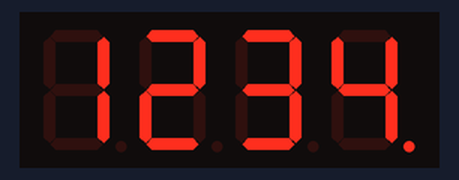
Recording of a sketch running on a simulated Arduino Uno, built with avr-gcc and run on an emulated ATmega328P. Shown: 4-digit seven-segment display.

Above: at 0.15 s.
At 1.05 s:
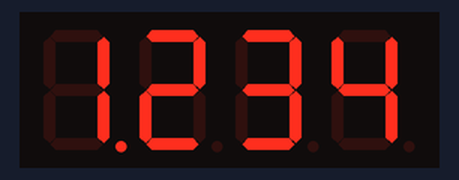

The sketch:

4digt-2.ino
```cpp
/*
testWholeDisplay.ino
-test each segment in the display
-a simple example using Dean Reading's SevSeg library to light up all 4 digits plus the 4 decimal points on a 4 digit display
-the purpose of this example is to ensure you have the wires all hooked up right for every segment and digit, and to troubleshoot the display and wiring
 to ensure *every* segment and period lights up
By Gabriel Staples
Website: http://www.ElectricRCAircraftGuy.com
My contact info is available by clicking the "Contact Me" tab at the top of my website.
Written: 1 Oct. 2015
Last Updated: 1 Oct. 2015
*/

/*
LICENSING:
-this *example file* only is modified from Dean Reading's original example, and is in the public domain.
Dean Reading's SevSeg library is as follows:
Copyright 2020 Dean Reading
MIT License
*/

#include <SevSeg.h>

SevSeg sevseg; //Instantiate a seven segment controller object

void setup()
{
  byte numDigits = 4;
  byte digitPins[] = {10,11,12,13};
  byte segmentPins[] = {9, 2, 3, 5, 6, 8, 7, 4};

  sevseg.begin(COMMON_ANODE, numDigits, digitPins, segmentPins);
  sevseg.setBrightness(10); //Note: 100 brightness simply corresponds to a delay of 2000us after lighting each segment. A brightness of 0
                            //is a delay of 1us; it doesn't really affect brightness as much as it affects update rate (frequency).
                            //Therefore, for a 4-digit 7-segment + pd, COMMON_ANODE display, the max update rate for a "brightness" of 100 is 1/(2000us*8) = 62.5Hz.
                            //I am choosing a "brightness" of 10 because it increases the max update rate to approx. 1/(200us*8) = 625Hz.
                            //This is preferable, as it decreases aliasing when recording the display with a video camera....I think.
}

void loop()
{
  //local vars
  static byte decPlace = 0;

  sevseg.setNumber(1234,decPlace);
  decPlace++;
  decPlace %= 4; //rollover back to 0 once variable gets to 4; To anyone wondering: the % is called the "modulo" operator; see here for explanation & example: https://www.arduino.cc/en/Reference/Modulo

  sevseg.refreshDisplay(); // Must run repeatedly; don't use blocking code (ex: delay()) in the loop() function or this won't work right
}
```

Measured:
- by itself, everything shown: repeats every 1.2 s, in 4 steps
